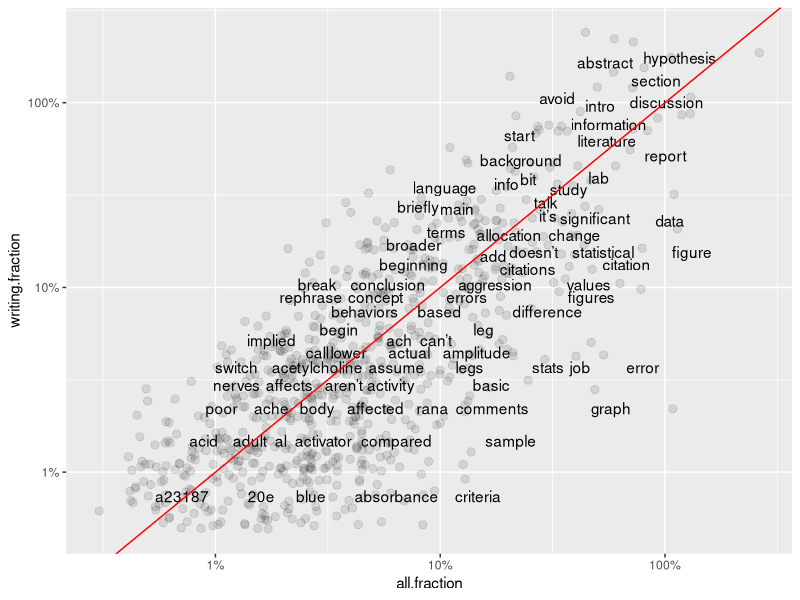
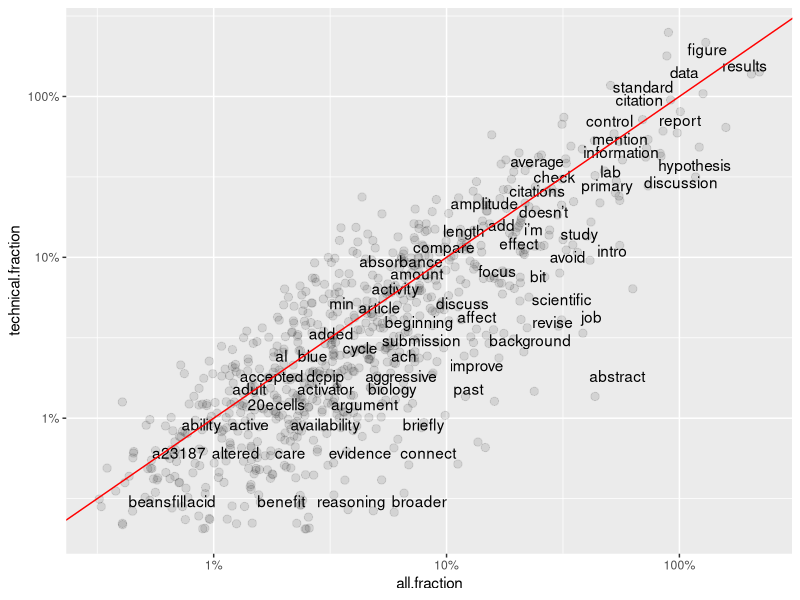
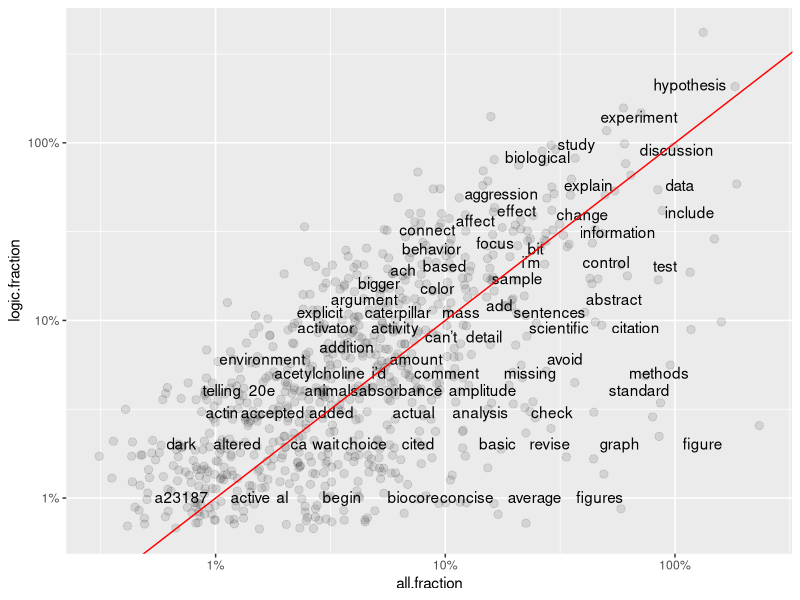
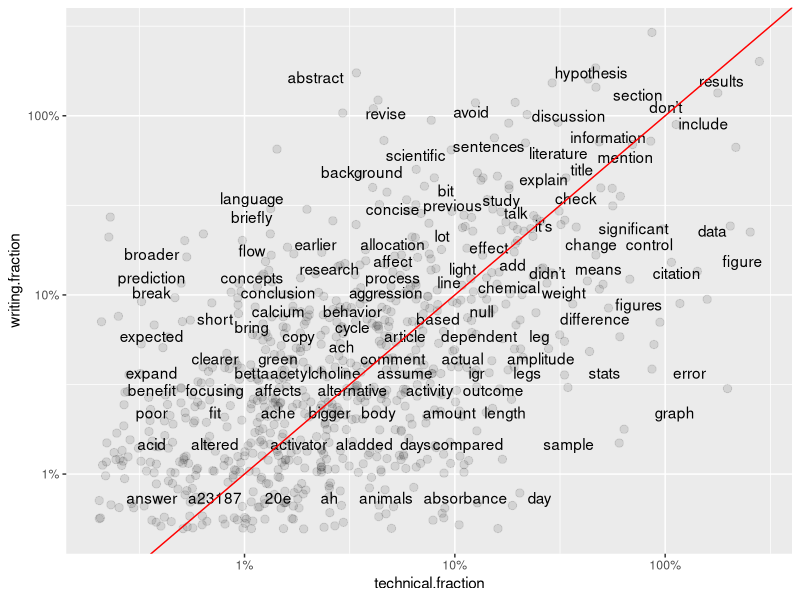
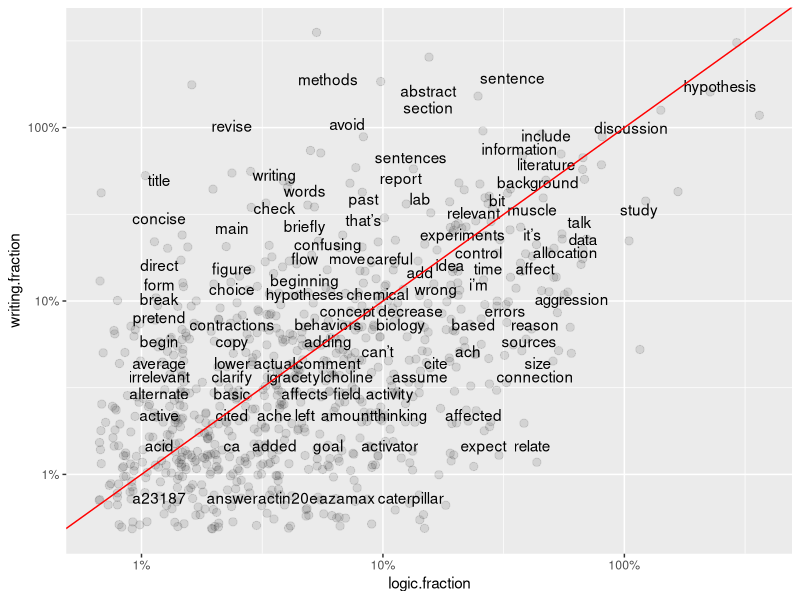
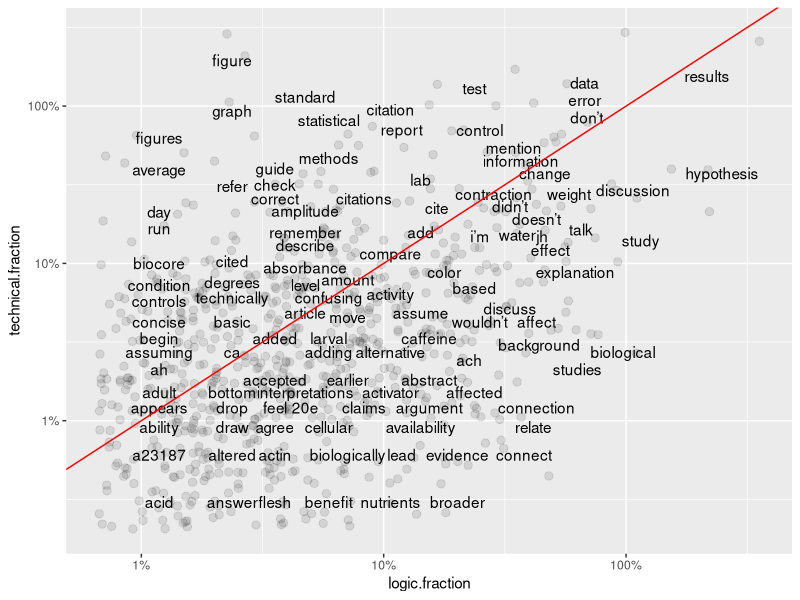
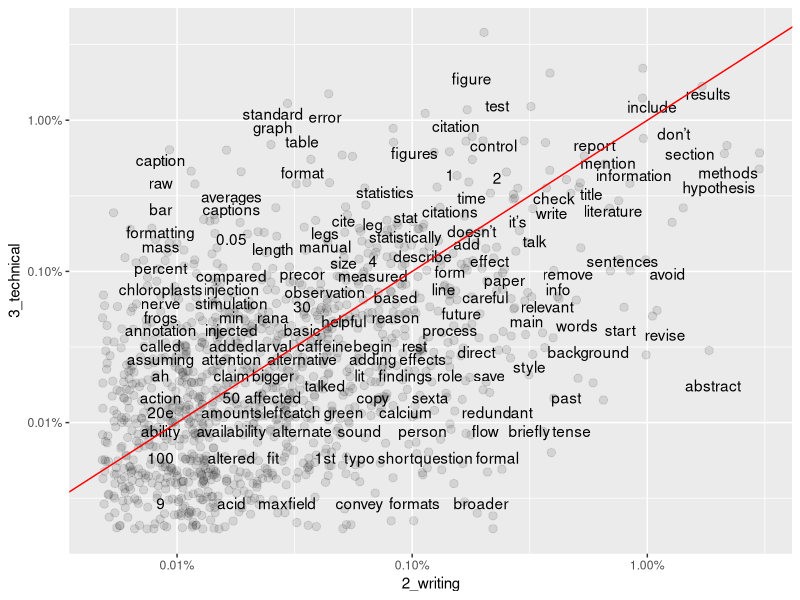
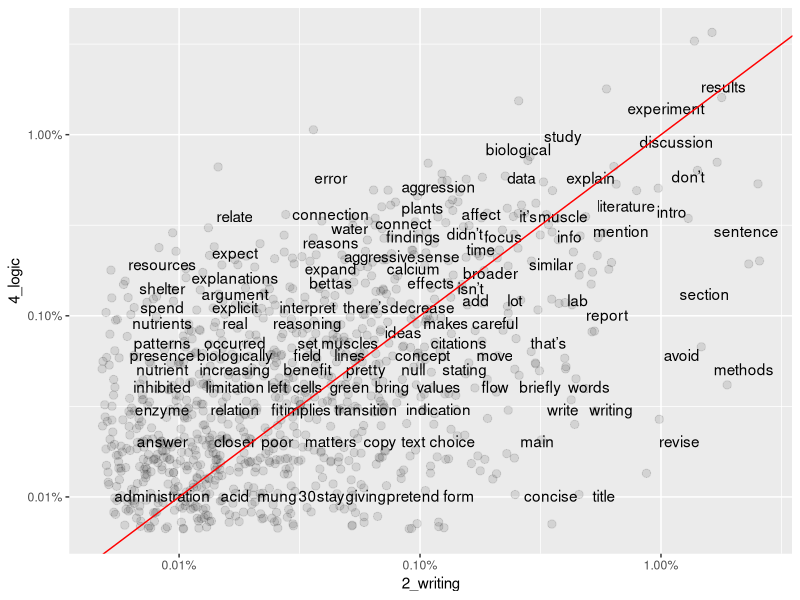

The R script that drew these images, in order:
## ---- chunk 1

## ---- chunk 2
# Call in tidyverse, other required libraries.
library(tidyverse)
library(tidytext)
library(dplyr)
library(tidyr)
library(ggplot2)
library(scales)

#Read in CSV as a starting dataframe named "base_data". 
base_data <- read_csv(file='data/coded_full_comments_dataset_Spring18anonVERB.csv')
## ---- chunk 3
#Tokenize phrases, remove the stop words listed in R's standard reference file.
base_data_tokenized <- base_data %>% 
  unnest_tokens(word,ta.comment)

#ALTERNATIVE METHOD for pulling out stopwords.  
sortedwords.comments.all <- base_data_tokenized %>%
  filter(!word %in% stop_words$word,
         !word %in% str_remove_all(stop_words$word, "'"),
         str_detect(word, "[a-z]")) %>%
  count(word, word, sort = TRUE) %>%
  ungroup()

#Calculate total # of words
total_words.all <- sortedwords.comments.all %>% 
  summarize(total = sum(n))

#Calculate then append fractional word frequencies.
sortedwords.comments.all.fraction <- sortedwords.comments.all %>% as_tibble() %>% mutate(
  all.fraction = (n*100)/total_words.all$total
  )

#Select SUBSETs of tokenized data based on code.subject: 
base_data_tokenized.basic <- subset(base_data_tokenized, code.subject == "1_basic", select = (1:28))
base_data_tokenized.writing <- subset(base_data_tokenized, code.subject == "2_writing", select = (1:28))
base_data_tokenized.technical <- subset(base_data_tokenized, code.subject == "3_technical", select = (1:28))
base_data_tokenized.logic <- subset(base_data_tokenized, code.subject == "4_logic", select = (1:28))


#For each subset, filter stopwords, count words and total, then calculate frequencies.
sortedwords.basic <- base_data_tokenized.basic %>%
  filter(!word %in% stop_words$word,
         !word %in% str_remove_all(stop_words$word, "'"),
         str_detect(word, "[a-z]")) %>%
  count(word, word, sort = TRUE) %>%
  ungroup()

#Calculate the number of words in total in the subset
total_words.basic <- sortedwords.basic %>% 
  summarize(total = sum(n))

#Mutate table to calculate then append fractional word frequency in the text.
sortedwords.basic.fraction <- sortedwords.basic %>% as_tibble() %>% mutate(
  basic.fraction = (n*100)/total_words.basic$total
)
#Repeats for subset 2
sortedwords.writing <- base_data_tokenized.writing %>%
  filter(!word %in% stop_words$word,
         !word %in% str_remove_all(stop_words$word, "'"),
         str_detect(word, "[a-z]")) %>%
  count(word, word, sort = TRUE) %>%
  ungroup()

total_words.writing <- sortedwords.writing %>% 
  summarize(total = sum(n))

sortedwords.writing.fraction <- sortedwords.writing %>% as_tibble() %>% mutate(
  writing.fraction = (n*100)/total_words.writing$total
)

#Repeats for subset 3
sortedwords.technical <- base_data_tokenized.technical %>%
  filter(!word %in% stop_words$word,
         !word %in% str_remove_all(stop_words$word, "'"),
         str_detect(word, "[a-z]")) %>%
  count(word, word, sort = TRUE) %>%
  ungroup()

total_words.technical <- sortedwords.technical %>% 
  summarize(total = sum(n))

sortedwords.technical.fraction <- sortedwords.technical %>% as_tibble() %>% mutate(
  technical.fraction = (n*100)/total_words.technical$total
)

#Repeats for subset 4
sortedwords.logic <- base_data_tokenized.logic %>%
  filter(!word %in% stop_words$word,
         !word %in% str_remove_all(stop_words$word, "'"),
         str_detect(word, "[a-z]")) %>%
  count(word, word, sort = TRUE) %>%
  ungroup()

total_words.logic <- sortedwords.logic %>% 
  summarize(total = sum(n))

sortedwords.logic.fraction <- sortedwords.logic %>% as_tibble() %>% mutate(
  logic.fraction = (n*100)/total_words.logic$total
)
## ---- chunk 4
total <- merge(sortedwords.comments.all.fraction,sortedwords.technical.fraction,by="word") 
total2 <- merge(total,sortedwords.writing.fraction,by="word")
total3 <- merge(total2,sortedwords.logic.fraction,by="word")
#rename lines that were possibly confusing
names(total3)[2] <- "all.count"
names(total3)[4] <- "technical.count"
names(total3)[6] <- "writing.count"
names(total3)[8] <- "logic.count"

#Mutate table to calculate then append fractional word frequency in the text.
total4 <- total3 %>% as_tibble() %>% mutate(
  writing.wt = (writing.count *100)/all.count
)

total5 <- total4 %>% as_tibble() %>% mutate(
  technical.wt = (technical.count *100)/all.count
)

total6 <- total5 %>% as_tibble() %>% mutate(
  logic.wt = (logic.count *100)/all.count
)

## ---- chunk 5
ggplot(total6, aes(`all.fraction`,`writing.fraction`)) +
  geom_jitter(alpha = 0.1, size = 2.5, width = 0.25, height = 0.25) +
  geom_text(aes(label = word), check_overlap = TRUE, vjust = 1.5) +
  scale_x_log10(labels = percent_format()) +
  scale_y_log10(labels = percent_format()) +
  geom_abline(color = "red")

ggplot(total6, aes(`all.fraction`,`technical.fraction`)) +
  geom_jitter(alpha = 0.1, size = 2.5, width = 0.25, height = 0.25) +
  geom_text(aes(label = word), check_overlap = TRUE, vjust = 1.5) +
  scale_x_log10(labels = percent_format()) +
  scale_y_log10(labels = percent_format()) +
  geom_abline(color = "red")

ggplot(total6, aes(`all.fraction`,`logic.fraction`)) +
  geom_jitter(alpha = 0.1, size = 2.5, width = 0.25, height = 0.25) +
  geom_text(aes(label = word), check_overlap = TRUE, vjust = 1.5) +
  scale_x_log10(labels = percent_format()) +
  scale_y_log10(labels = percent_format()) +
  geom_abline(color = "red")

ggplot(total6, aes(`technical.fraction`,`writing.fraction`)) +
  geom_jitter(alpha = 0.1, size = 2.5, width = 0.25, height = 0.25) +
  geom_text(aes(label = word), check_overlap = TRUE, vjust = 1.5) +
  scale_x_log10(labels = percent_format()) +
  scale_y_log10(labels = percent_format()) +
  geom_abline(color = "red")

ggplot(total6, aes(`logic.fraction`,`writing.fraction`)) +
  geom_jitter(alpha = 0.1, size = 2.5, width = 0.25, height = 0.25) +
  geom_text(aes(label = word), check_overlap = TRUE, vjust = 1.5) +
  scale_x_log10(labels = percent_format()) +
  scale_y_log10(labels = percent_format()) +
  geom_abline(color = "red")

ggplot(total6, aes(`logic.fraction`,`technical.fraction`)) +
  geom_jitter(alpha = 0.1, size = 2.5, width = 0.25, height = 0.25) +
  geom_text(aes(label = word), check_overlap = TRUE, vjust = 1.5) +
  scale_x_log10(labels = percent_format()) +
  scale_y_log10(labels = percent_format()) +
  geom_abline(color = "red")
## ---- chunk 6
# Isolate table rows to compare. Then reduce larger dataframe to only 2 required columns of data.
frequency_writing <- filter(base_data, code.subject=="2_writing"|code.subject=="3_technical"|code.subject=="4_logic")
frequency_writing.subcolumns <- frequency_writing %>% select(1, 22:23)

# Tokenize phrases, remove stop words listed in standard reference file.
base_data_tokenized <- frequency_writing.subcolumns %>% 
  unnest_tokens(word,ta.comment) %>% 
  anti_join(stop_words)

#At this point the dataframe should have "Unique.Record" in column 1, "code.subject" in column 2, and the unnested "word" in column 3. All columns are class = "character". Stop words listed in the "stop_words" R reference data file have been removed.

#Block below re-organizes the data for comparisons. This pattern sets "2_writing" as the first dataset, then all other data in remaining columns.
#Groups by code.subject, calculated proportional frequency in each group.
#Final step creates 4 columns: word, 2_writing, code.subject, proportion
#Stats need this format to be able to compare 2_writing against other values.
base_data_tokenized_sorted2 <- base_data_tokenized %>% 
  group_by(code.subject) %>%
  count(code.subject, word, sort=TRUE) %>% 
  mutate(proportion = n / sum(n)) %>% 
  select(-n) %>% 
  spread(code.subject, proportion) %>% 
  gather(code.subject, proportion, `3_technical`:`4_logic`)

#The dataframe called "base_data_tokenized_sorted2" is the final 4-column dataframe for statistical analysis. Individual words are in column 1, "2_writing" frequency is in Column 2, "code.subject" is in column 3, and "proportion" is in column 4. Columns 1 and 3 are class = "character", 2 and 4 are numeric ranges. 

#This structure is needed in order to compare word (in Column 1) frequencies for 2. Writing Quality (Column 2) as Y values against the frequencies of those same words (in Column 4) as X axes. WHICH subset of X values to use is coded in Column 3.

#Pearson correlation between frequency of words in 2_writing versus 3_technical and 2_writing versus 4_logic sub-categories.
cor.test(data = base_data_tokenized_sorted2[base_data_tokenized_sorted2$code.subject == "3_technical",], 
         ~ proportion + `2_writing`)

cor.test(data = base_data_tokenized_sorted2[base_data_tokenized_sorted2$code.subject == "4_logic",], 
         ~ proportion + `2_writing`)

coroutput23 <-cor.test(data = base_data_tokenized_sorted2[base_data_tokenized_sorted2$code.subject == "3_technical",], 
         ~ proportion + `2_writing`)
coroutput24 <-cor.test(data = base_data_tokenized_sorted2[base_data_tokenized_sorted2$code.subject == "4_logic",], 
         ~ proportion + `2_writing`)

#Comparing sub-groups 3_technical and 4_logic requires recreating the dataframe in a slightly different format that excludes the data rows for 2_writing.

# Isolate table rows to compare. Then reduce larger dataframe to only 2 required columns of data.
frequency_writing3 <- filter(base_data, code.subject=="3_technical"|code.subject=="4_logic")
frequency_writing.subcolumns3 <- frequency_writing3 %>% select(1, 22:23)

# Tokenize phrases, remove stop words listed in standard reference file.
base_data_tokenized3 <- frequency_writing.subcolumns3 %>% 
  unnest_tokens(word,ta.comment) %>% 
  anti_join(stop_words)

#At this point the dataframe should have "Unique.Record" in column 1, "code.subject" in column 2, and the unnested "word" in column 3. All columns are class = "character". Stop words listed in the "stop_words" R reference data file have been removed.

#Block below re-organizes the data for comparisons. This pattern sets "3_technical" as the first dataset, then all other data in remaining columns.
#Groups by code.subject, calculated proportional frequency in each group.
#Final step creates 4 columns: word, 3_technical, code.subject, proportion
#Stats need this format to be able to compare 3_technical against other values.
base_data_tokenized_sorted3 <- base_data_tokenized3 %>% 
  group_by(code.subject) %>%
  count(code.subject, word, sort=TRUE) %>% 
  mutate(proportion = n / sum(n)) %>% 
  select(-n) %>% 
  spread(code.subject, proportion) %>% 
  gather(code.subject, proportion,`4_logic`)

#The dataframe called "base_data_tokenized_sorted3" is the final 4-column dataframe for statistical analysis. Individual words are in column 1, "3_technical" frequency is in Column 2, "code.subject" is in column 3, and "proportion" is in column 4. Columns 1 and 3 are class = "character", 2 and 4 are numeric ranges. 

#This structure is needed in order to compare word (in Column 1) frequencies for 3_technical (Column 2) as Y values against the frequencies of those same words (in Column 4) as X axes. WHICH subset of X values to use is coded in Column 3.

#Pearson correlation** between the frequency of words in 3_technical versus 4_logic sub-categories.
coroutput34 <-cor.test(data = base_data_tokenized_sorted3[base_data_tokenized_sorted3$code.subject == "4_logic",], 
         ~ proportion + `3_technical`)

broom::tidy(coroutput23)
broom::tidy(coroutput24)
broom::tidy(coroutput34)
## ---- chunk 7
#Create groups by code.subject, calculates proportional frequency in each group.
#Final step creates 5 columns: code.subject, n, word, total, frequency.
base_data_tokenized_sorted2 <- base_data_tokenized %>% 
  group_by(code.subject) %>%
  count(code.subject, word, sort=TRUE) %>% 
  left_join(base_data_tokenized %>% 
  group_by(code.subject) %>% 
  summarise(total = n())) %>%
  mutate(freq = n/total)

base_data_tokenized_sorted2v3 <- base_data_tokenized_sorted2 %>% 
  select(code.subject, word, freq) %>% 
  spread(code.subject, freq) %>%
  arrange(`2_writing`,`3_technical`)

ggplot(base_data_tokenized_sorted2v3, aes(`2_writing`,`3_technical`)) +
  geom_jitter(alpha = 0.1, size = 2.5, width = 0.25, height = 0.25) +
  geom_text(aes(label = word), check_overlap = TRUE, vjust = 1.5) +
  scale_x_log10(labels = percent_format()) +
  scale_y_log10(labels = percent_format()) +
  geom_abline(color = "red")
  #ggsave("Freqplot_3vs2.png", width = 10, height = 6)

#Comparing 2 vs. 4.
base_data_tokenized_sorted2v4 <- base_data_tokenized_sorted2 %>% 
  select(code.subject, word, freq) %>% 
  spread(code.subject, freq) %>%
  arrange(`2_writing`,`4_logic`)

ggplot(base_data_tokenized_sorted2v3, aes(`2_writing`,`4_logic`)) +
  geom_jitter(alpha = 0.1, size = 2.5, width = 0.25, height = 0.25) +
  geom_text(aes(label = word), check_overlap = TRUE, vjust = 1.5) +
  scale_x_log10(labels = percent_format()) +
  scale_y_log10(labels = percent_format()) +
  geom_abline(color = "red")
  #ggsave("Freqplot_4vs2.png", width = 10, height = 6)

#Create groups by code.subject, calculates proportional frequency in each group.
#Final step creates 5 columns: code.subject, n, word, total, frequency.
base_data_tokenized_sorted3 <- base_data_tokenized %>% 
  group_by(code.subject) %>%
  count(code.subject, word, sort=TRUE) %>% 
  left_join(base_data_tokenized %>% 
  group_by(code.subject) %>% 
  summarise(total = n())) %>%
  mutate(freq = n/total)

#Set up comparison for 3 vs. 4.
base_data_tokenized_sorted3v4 <- base_data_tokenized_sorted3 %>% 
  select(code.subject, word, freq) %>% 
  spread(code.subject, freq) %>%
  arrange(`2_writing`,`4_logic`)

ggplot(base_data_tokenized_sorted3v4, aes(`3_technical`,`4_logic`)) +
  geom_jitter(alpha = 0.1, size = 2.5, width = 0.25, height = 0.25) +
  geom_text(aes(label = word), check_overlap = TRUE, vjust = 1.5) +
  scale_x_log10(labels = percent_format()) +
  scale_y_log10(labels = percent_format()) +
  geom_abline(color = "red")
  #ggsave("Freqplot_4vs3.png", width = 10, height = 6)
## ---- chunk 8
word_ratios2v3 <- base_data_tokenized %>%
  count(word, code.subject) %>%
  group_by(word) %>%
  filter(sum(n) >= 10) %>%
  ungroup() %>%
  spread(code.subject, n, fill = 0) %>%
  mutate_if(is.numeric, funs((. + 1) / (sum(.) + 1))) %>%
  mutate(logratio = log(`2_writing`/`3_technical`)) %>%
  arrange(desc(logratio))

word_ratios3v4 <- base_data_tokenized %>%
  count(word, code.subject) %>%
  group_by(word) %>%
  filter(sum(n) >= 10) %>%
  ungroup() %>%
  spread(code.subject, n, fill = 0) %>%
  mutate_if(is.numeric, funs((. + 1) / (sum(.) + 1))) %>%
  mutate(logratio = log(`3_technical`/`4_logic`)) %>%
  arrange(desc(logratio))

word_ratios2v4 <- base_data_tokenized %>%
  count(word, code.subject) %>%
  group_by(word) %>%
  filter(sum(n) >= 10) %>%
  ungroup() %>%
  spread(code.subject, n, fill = 0) %>%
  mutate_if(is.numeric, funs((. + 1) / (sum(.) + 1))) %>%
  mutate(logratio = log(`2_writing`/`4_logic`)) %>%
  arrange(desc(logratio))

word_ratios2v3 %>% 
  arrange(abs(logratio))
word_ratios3v4 %>% 
  arrange(abs(logratio))
word_ratios2v4 %>% 
  arrange(abs(logratio))
## ---- chunk 9
word_ratios2v3 %>%
  group_by(logratio < 0) %>%
  top_n(25, abs(logratio)) %>%
  ungroup() %>%
  mutate(word = reorder(word, logratio)) %>%
  ggplot(aes(word, logratio, fill = logratio < 0)) +
  geom_col(show.legend = FALSE) +
  coord_flip() +
  ylab("log odds ratio (Writing-top/Technical-bottom)") +
  scale_fill_discrete(name = "", labels = c("2_writing", "3_technical"))
  #ggsave("Logplot_2vs3.png", width = 6, height = 10)

word_ratios3v4 %>%
  group_by(logratio < 0) %>%
  top_n(25, abs(logratio)) %>%
  ungroup() %>%
  mutate(word = reorder(word, logratio)) %>%
  ggplot(aes(word, logratio, fill = logratio < 0)) +
  geom_col(show.legend = FALSE) +
  coord_flip() +
  ylab("log odds ratio (Technical-top/Logic-bottom)") +
  scale_fill_discrete(name = "", labels = c("3_technical","4_logic"))
  #ggsave("Logplot_3vs4.png", width = 6, height = 10)

word_ratios2v4 %>%
  group_by(logratio < 0) %>%
  top_n(25, abs(logratio)) %>%
  ungroup() %>%
  mutate(word = reorder(word, logratio)) %>%
  ggplot(aes(word, logratio, fill = logratio < 0)) +
  geom_col(show.legend = FALSE) +
  coord_flip() +
  ylab("log odds ratio (Writing-top/Logic-bottom)") +
  scale_fill_discrete(name = "", labels = c("2_writing", "4_logic"))
  #ggsave("Logplot_2vs4.png", width = 6, height = 10)


## ---- chunk 10
# Call in tidyverse, other required libraries.
library(tidyverse)
library(tidytext)
library(dplyr)
library(tidyr)
library(ggplot2)
library(scales)

#Read in CSV as a starting dataframe named "base_data". 
base_data <- read_csv(file='data/coded_full_comments_dataset_Spring18anonVERB.csv')
## ---- chunk 11
#Tokenize phrases as N-grams.

base_data_tokenized2n <- base_data %>% 
  unnest_tokens(ngram, ta.comment, token="ngrams", n=2)

sortedwords.comments.all2n <- base_data_tokenized2n %>%
  count(ngram, sort = TRUE) %>%
  ungroup()

total_words.all2n <- sortedwords.comments.all2n %>% 
  summarize(total = sum(n))

sortedwords.comments.all.fraction2n <- sortedwords.comments.all2n %>% as_tibble() %>% mutate(
  all.fraction = (n*100)/total_words.all2n$total
  )

#Select SUBSETs of tokenized data based on code.subject: 
base_data_tokenized.basic2n <- subset(base_data_tokenized2n, code.subject == "1_basic", select = (1:28))
base_data_tokenized.writing2n <- subset(base_data_tokenized2n, code.subject == "2_writing", select = (1:28))
base_data_tokenized.technical2n <- subset(base_data_tokenized2n, code.subject == "3_technical", select = (1:28))
base_data_tokenized.logic2n <- subset(base_data_tokenized2n, code.subject == "4_logic", select = (1:28))


#For each subset, filter stopwords, count words and total, then calculate frequencies.
sortedwords.basic2n <- base_data_tokenized.basic2n %>%
  count(ngram, sort = TRUE) %>%
  ungroup()

#Calculate the number of words in total in the subset
total_words.basic2n <- sortedwords.basic2n %>% 
  summarize(total = sum(n))

#Mutate table to calculate then append fractional word frequency in the text.
sortedwords.basic.fraction2n <- sortedwords.basic2n %>% as_tibble() %>% mutate(
  basic.fraction2n = (n*100)/total_words.basic2n$total
)

#Repeats for subset 2
#For each subset, filter stopwords, count words and total, then calculate frequencies.
sortedwords.writing2n <- base_data_tokenized.writing2n %>%
  count(ngram, sort = TRUE) %>%
  ungroup()

#Calculate the number of words in total in the subset
total_words.writing2n <- sortedwords.writing2n %>% 
  summarize(total = sum(n))

#Mutate table to calculate then append fractional word frequency in the text.
sortedwords.writing.fraction2n <- sortedwords.writing2n %>% as_tibble() %>% mutate(
  writing.fraction2n = (n*100)/total_words.writing2n$total
)

#Repeats for subset 3
#For each subset, filter stopwords, count words and total, then calculate frequencies.
sortedwords.technical2n <- base_data_tokenized.technical2n %>%
  count(ngram, sort = TRUE) %>%
  ungroup()

#Calculate the number of words in total in the subset
total_words.technical2n <- sortedwords.technical2n %>% 
  summarize(total = sum(n))

#Mutate table to calculate then append fractional word frequency in the text.
sortedwords.technical.fraction2n <- sortedwords.technical2n %>% as_tibble() %>% mutate(
  technical.fraction2n = (n*100)/total_words.technical2n$total
)

#Repeats for subset 4
#For each subset, filter stopwords, count words and total, then calculate frequencies.
sortedwords.logic2n <- base_data_tokenized.logic2n %>%
  count(ngram, sort = TRUE) %>%
  ungroup()

#Calculate the number of words in total in the subset
total_words.logic2n <- sortedwords.logic2n %>% 
  summarize(total = sum(n))

#Mutate table to calculate then append fractional word frequency in the text.
sortedwords.logic.fraction2n <- sortedwords.logic2n %>% as_tibble() %>% mutate(
  logic.fraction2n = (n*100)/total_words.logic2n$total
)
